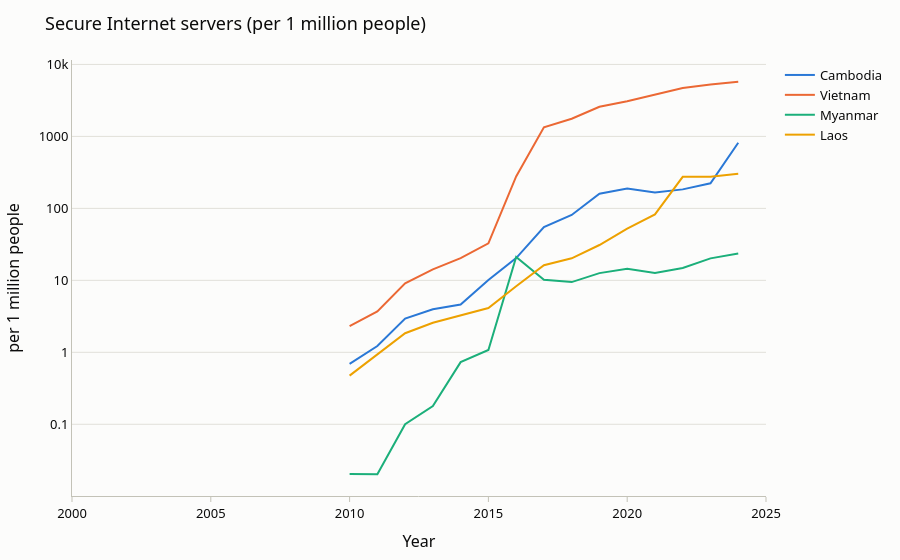

Notebook code cell kept with this figure:
### Markdown cell above
### Secure Internet servers

Definition (World Bank / Netcraft): distinct, publicly-trusted TLS/SSL certificates
found by Netcraft's Secure Server Survey, **by hosting country**, per 1 million people.
It is a **digital infrastructure** indicator. It is **not** a measure of
cybersecurity readiness or national cyber resilience. Data start in 2010.

Values span four orders of magnitude, so the chart uses a **logarithmic** y-axis:
equal vertical distances mean equal multiplication (x10), not equal addition.

### Code cell
line_chart("IT.NET.SECR.P6", log_y=True).show()

### Figure 1 — Plotly figure (JSON) as saved in the notebook; plotly's stock layout.template omitted (floating-point values rounded to 4 significant figures)
{"data": [{"hovertemplate": "%{y:,.2f}", "legendgroup": "Cambodia", "line": {"color": "#2a78d6", "dash": "solid", "width": 2}, "marker": {"symbol": "circle"}, "mode": "lines", "name": "Cambodia", "orientation": "v", "showlegend": true, "type": "scatter", "x": [2000, 2001, 2002, 2003, 2004, 2005, 2006, 2007, 2008, 2009, 2010, 2011, 2012, 2013, 2014, 2015, 2016, 2017, 2018, 2019, 2020, 2021, 2022, 2023, 2024, 2025], "xaxis": "x", "y": [NaN, NaN, NaN, NaN, NaN, NaN, NaN, NaN, NaN, NaN, 0.6896, 1.223, 2.944, 3.955, 4.611, 10.11, 20.37, 54.94, 80.99, 159.3, 188.5, 166.4, 183.5, 223.2, 817.3, NaN], "yaxis": "y"}, {"hovertemplate": "%{y:,.2f}", "legendgroup": "Vietnam", "line": {"color": "#eb6834", "dash": "solid", "width": 2}, "marker": {"symbol": "circle"}, "mode": "lines", "name": "Vietnam", "orientation": "v", "showlegend": true, "type": "scatter", "x": [2000, 2001, 2002, 2003, 2004, 2005, 2006, 2007, 2008, 2009, 2010, 2011, 2012, 2013, 2014, 2015, 2016, 2017, 2018, 2019, 2020, 2021, 2022, 2023, 2024, 2025], "xaxis": "x", "y": [NaN, NaN, NaN, NaN, NaN, NaN, NaN, NaN, NaN, NaN, 2.31, 3.696, 9.072, 14.2, 20.33, 32.68, 277.6, 1340.0, 1757.0, 2578.0, 3082.0, 3847.0, 4713.0, 5256.0, 5734.0, NaN], "yaxis": "y"}, {"hovertemplate": "%{y:,.2f}", "legendgroup": "Myanmar", "line": {"color": "#1baf7a", "dash": "solid", "width": 2}, "marker": {"symbol": "circle"}, "mode": "lines", "name": "Myanmar", "orientation": "v", "showlegend": true, "type": "scatter", "x": [2000, 2001, 2002, 2003, 2004, 2005, 2006, 2007, 2008, 2009, 2010, 2011, 2012, 2013, 2014, 2015, 2016, 2017, 2018, 2019, 2020, 2021, 2022, 2023, 2024, 2025], "xaxis": "x", "y": [NaN, NaN, NaN, NaN, NaN, NaN, NaN, NaN, NaN, NaN, 0.0204, 0.02023, 0.1003, 0.1791, 0.73, 1.077, 21.11, 10.19, 9.451, 12.59, 14.43, 12.66, 14.83, 20.17, 23.6, NaN], "yaxis": "y"}, {"hovertemplate": "%{y:,.2f}", "legendgroup": "Laos", "line": {"color": "#eda100", "dash": "solid", "width": 2}, "marker": {"symbol": "circle"}, "mode": "lines", "name": "Laos", "orientation": "v", "showlegend": true, "type": "scatter", "x": [2000, 2001, 2002, 2003, 2004, 2005, 2006, 2007, 2008, 2009, 2010, 2011, 2012, 2013, 2014, 2015, 2016, 2017, 2018, 2019, 2020, 2021, 2022, 2023, 2024, 2025], "xaxis": "x", "y": [NaN, NaN, NaN, NaN, NaN, NaN, NaN, NaN, NaN, NaN, 0.4736, 0.9336, 1.841, 2.571, 3.282, 4.117, 8.25, 16.24, 20.2, 30.95, 52.27, 82.25, 274.0, 274.1, 301.7, NaN], "yaxis": "y"}], "layout": {"font": {"color": "#0b0b0b", "family": "system-ui, Segoe UI, sans-serif", "size": 13}, "hovermode": "x unified", "legend": {"title": {"text": ""}, "tracegroupgap": 0}, "margin": {"b": 40, "l": 60, "r": 20, "t": 60}, "paper_bgcolor": "#fcfcfb", "plot_bgcolor": "#fcfcfb", "title": {"text": "Secure Internet servers (per 1 million people)"}, "xaxis": {"anchor": "y", "domain": [0.0, 1.0], "linecolor": "#c3c2b7", "showgrid": false, "tickcolor": "#c3c2b7", "ticks": "outside", "title": {"text": "Year"}}, "yaxis": {"anchor": "x", "domain": [0.0, 1.0], "dtick": 1, "gridcolor": "#e1e0d9", "linecolor": "#c3c2b7", "title": {"text": "per 1 million people"}, "type": "log", "zeroline": false}}}
